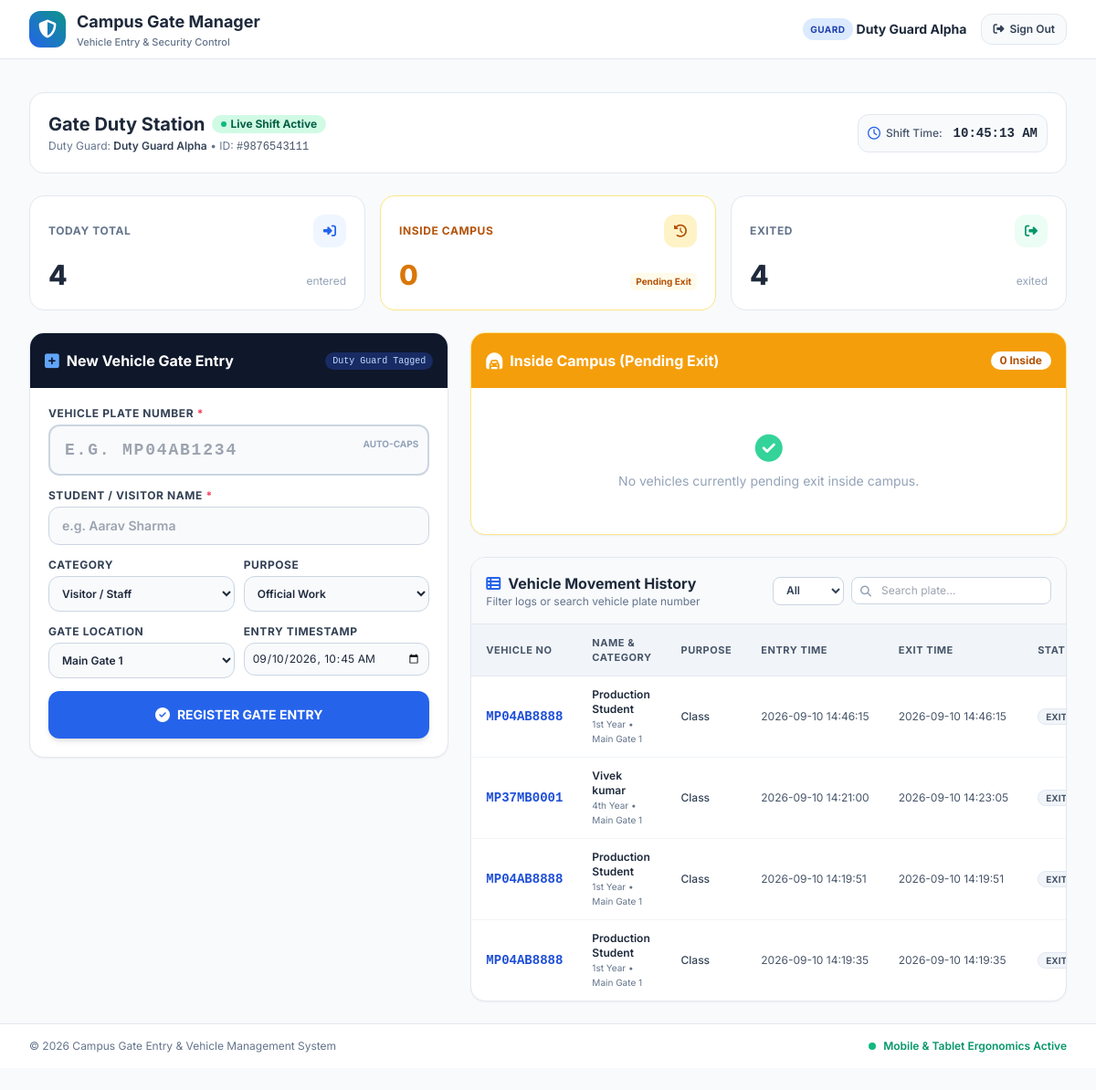
Page /guard/dashboard (signed in) on the earlier database version.
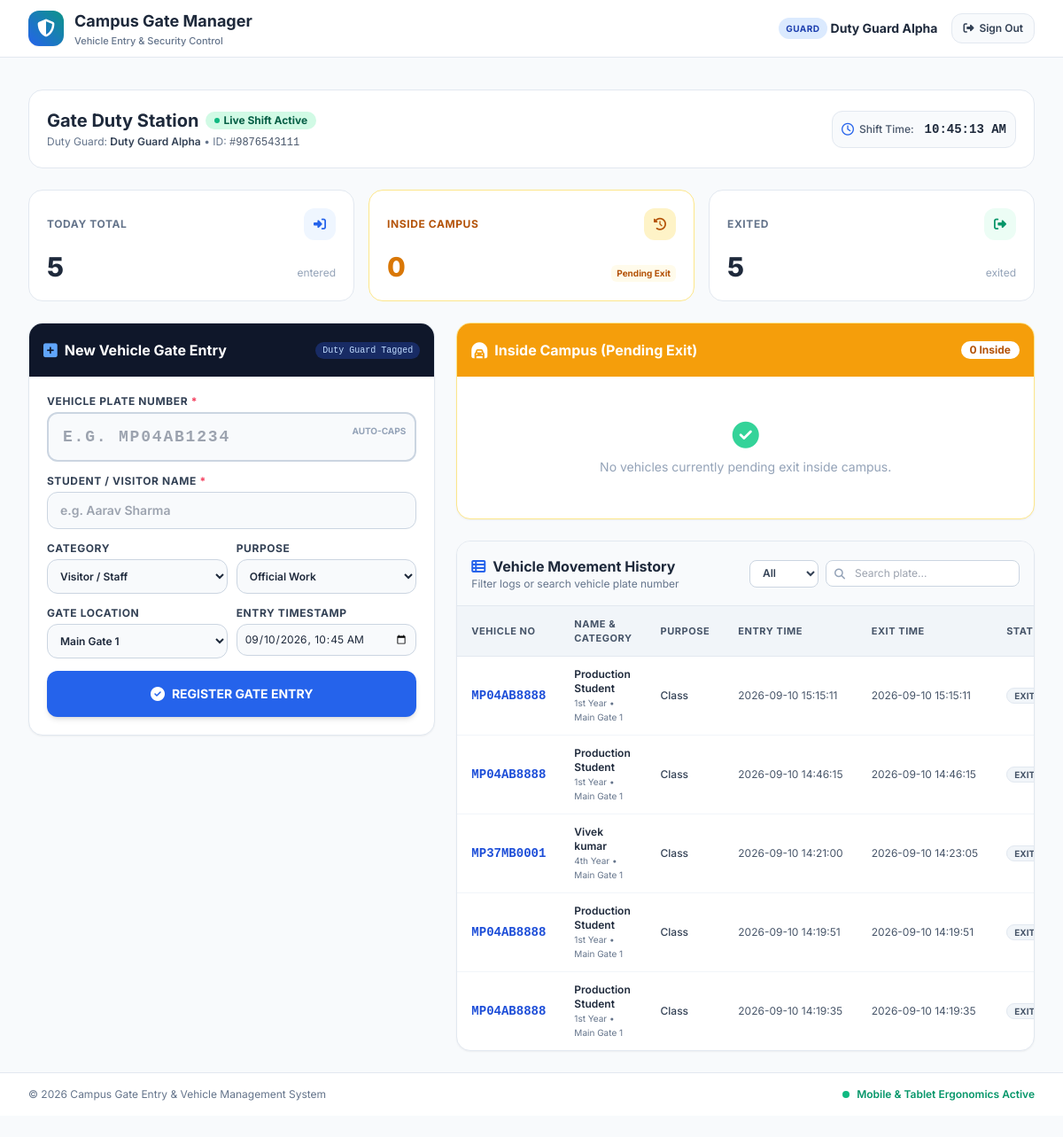
Same page on the later database version.
### tables this page shows
CREATE TABLE vehicle_logs (
            id INTEGER PRIMARY KEY AUTOINCREMENT,
            student_name TEXT NOT NULL,
            vehicle_number TEXT NOT NULL,
            year_branch TEXT NOT NULL,
            purpose TEXT NOT NULL,
            gate_name TEXT DEFAULT 'Main Gate 1',
            entry_time TIMESTAMP NOT NULL,
            exit_time TIMESTAMP,
            status TEXT NOT NULL CHECK(status IN ('INSIDE', 'EXITED')),
            guard_id INTEGER NOT NULL,
            guard_name TEXT NOT NULL,
            notes TEXT,
            created_at TIMESTAMP DEFAULT CURRENT_TIMESTAMP,
            FOREIGN KEY (guard_id) REFERENCES users(id)
        );

### app.py (the view)
@app.route('/guard/dashboard')
@login_required
@role_required('guard')
def guard_dashboard():
    stats = db.get_guard_dashboard_stats()
    inside_vehicles = db.get_active_inside_vehicles()
    search_q = request.args.get('search', '').strip()
    status_f = request.args.get('status', 'ALL').strip()
    recent_logs = db.get_recent_vehicle_logs(search_query=search_q, status_filter=status_f, days=30)
    now_iso = datetime.now().strftime("%Y-%m-%dT%H:%M")
    return render_template(
        'guard_dashboard.html',
        stats=stats,
        inside_vehicles=inside_vehicles,
        recent_logs=recent_logs,
        search_q=search_q,
        status_f=status_f,
        now_iso=now_iso
    )

### app.py (called while the page is built)
def login_required(f):
    @wraps(f)
    def decorated_function(*args, **kwargs):
        if 'user_id' not in session:
            flash("Please sign in to access the system.", "warning")
            return redirect(url_for('login'))
        return f(*args, **kwargs)
    return decorated_function

def role_required(required_role):
    def decorator(f):
        @wraps(f)
        def decorated_function(*args, **kwargs):
            if 'user_id' not in session:
                flash("Please sign in to proceed.", "warning")
                return redirect(url_for('login'))
            if session.get('user_role') != required_role:
                flash(f"Unauthorized access. Requires {required_role.capitalize()} privileges.", "danger")
                if session.get('user_role') == 'guard':
                    return redirect(url_for('guard_dashboard'))
                else:
                    return redirect(url_for('admin_dashboard'))
            return f(*args, **kwargs)
        return decorated_function
    return decorator

### templates/guard_dashboard.html (shortened to what the changed rows need)
{% extends 'base.html' %}
{% block content %}
<div class="space-y-4 sm:space-y-6">
    <div class="bg-white rounded-2xl border border-slate-200 p-4 sm:p-5 shadow-xs flex flex-col sm:flex-row sm:items-center sm:justify-between gap-3">
        <div>
            <div class="flex items-center space-x-2">
                <h2 class="text-lg sm:text-xl font-bold text-slate-800">Gate Duty Station</h2>
            </div>
        </div>
    </div>
    <div class="grid grid-cols-3 gap-2.5 sm:gap-4">
        <div class="bg-white rounded-2xl border border-slate-200 p-3 sm:p-5 shadow-xs flex flex-col justify-between">
            <div class="mt-2 sm:mt-3 flex items-baseline justify-between">
                <span class="text-xl sm:text-3xl font-extrabold text-slate-800">{{ stats.today_total }}</span>
                <span class="text-[10px] sm:text-xs text-slate-400 hidden sm:inline">entered</span>
            </div>
        </div>
        <div class="bg-white rounded-2xl border border-slate-200 p-3 sm:p-5 shadow-xs flex flex-col justify-between">
            <div class="mt-2 sm:mt-3 flex items-baseline justify-between">
                <span class="text-xl sm:text-3xl font-extrabold text-slate-800">{{ stats.exited_today }}</span>
                <span class="text-[10px] sm:text-xs text-slate-400 hidden sm:inline">exited</span>
            </div>
        </div>
    </div>
    <div class="grid grid-cols-1 lg:grid-cols-12 gap-5 sm:gap-6">
        <div class="lg:col-span-7 space-y-5 sm:space-y-6">
            <div class="bg-white rounded-2xl border border-slate-200 shadow-sm overflow-hidden">
                <div class="hidden sm:block overflow-x-auto">
                    <table class="w-full text-left text-xs text-slate-700">
                        <thead class="bg-slate-100 text-slate-600 uppercase tracking-wider text-[11px] font-bold border-b border-slate-200">
                            <tr>
                                <th class="py-3 px-4">Vehicle No</th>
                                <th class="py-3 px-4">Name & Category</th>
                                <th class="py-3 px-4">Purpose</th>
                                <th class="py-3 px-4">Entry Time</th>
                                <th class="py-3 px-4">Exit Time</th>
                                <th class="py-3 px-4">Status</th>
                            </tr>
                        </thead>
                        <tbody class="divide-y divide-slate-100">
                            {% if recent_logs %}
                                {% for log in recent_logs %}
                                <tr class="hover:bg-slate-50/80 transition-colors">
                                    <td class="py-3 px-4 font-mono font-bold text-blue-700 text-sm">
                                        {{ log.vehicle_number }}
                                    </td>
                                    <td class="py-3 px-4">
                                        <div class="font-semibold text-slate-800">{{ log.student_name }}</div>
                                        <div class="text-[10px] text-slate-500">{{ log.year_branch }} &bull; {{ log.gate_name or 'Main Gate 1' }}</div>
                                    </td>
                                    <td class="py-3 px-4 font-medium text-slate-700">{{ log.purpose }}</td>
                                    <td class="py-3 px-4 whitespace-nowrap text-slate-600">{{ log.entry_time }}</td>
                                    <td class="py-3 px-4 whitespace-nowrap text-slate-600">
                                        {% if log.exit_time %}{{ log.exit_time }}{% else %}<span class="text-amber-600 font-semibold italic">-- Pending --</span>{% endif %}
                                    </td>
                                    <td class="py-3 px-4">
                                        {% if log.status == 'INSIDE' %}
                                            <span class="px-2 py-0.5 rounded-full text-[10px] font-bold bg-amber-100 text-amber-800 border border-amber-200">INSIDE</span>
                                        {% else %}
                                            <span class="px-2 py-0.5 rounded-full text-[10px] font-bold bg-slate-100 text-slate-600 border border-slate-200">EXITED</span>
                                        {% endif %}
                                    </td>
                                </tr>
                                {% endfor %}
                            {% else %}
                                <tr>
                                    <td colspan="7" class="py-8 text-center text-slate-400">No vehicle logs match specified filter.</td>
                                </tr>
                            {% endif %}
                        </tbody>
                    </table>
                </div>
            </div>
        </div>
    </div>
</div>
{% endblock %}

Differences in the rows shown:
added vehicle_logs: vehicle_number "MP04AB8888", student_name "Production Student", year_branch "1st Year", gate_name "Main Gate 1", purpose "Class", entry_time "2026-09-10 15:15:11", exit_time "2026-09-10 15:15:11", status "EXITED"
Other differences:
{{ stats.today_total }}: "4" → "5"
{{ stats.exited_today }}: "4" → "5"
